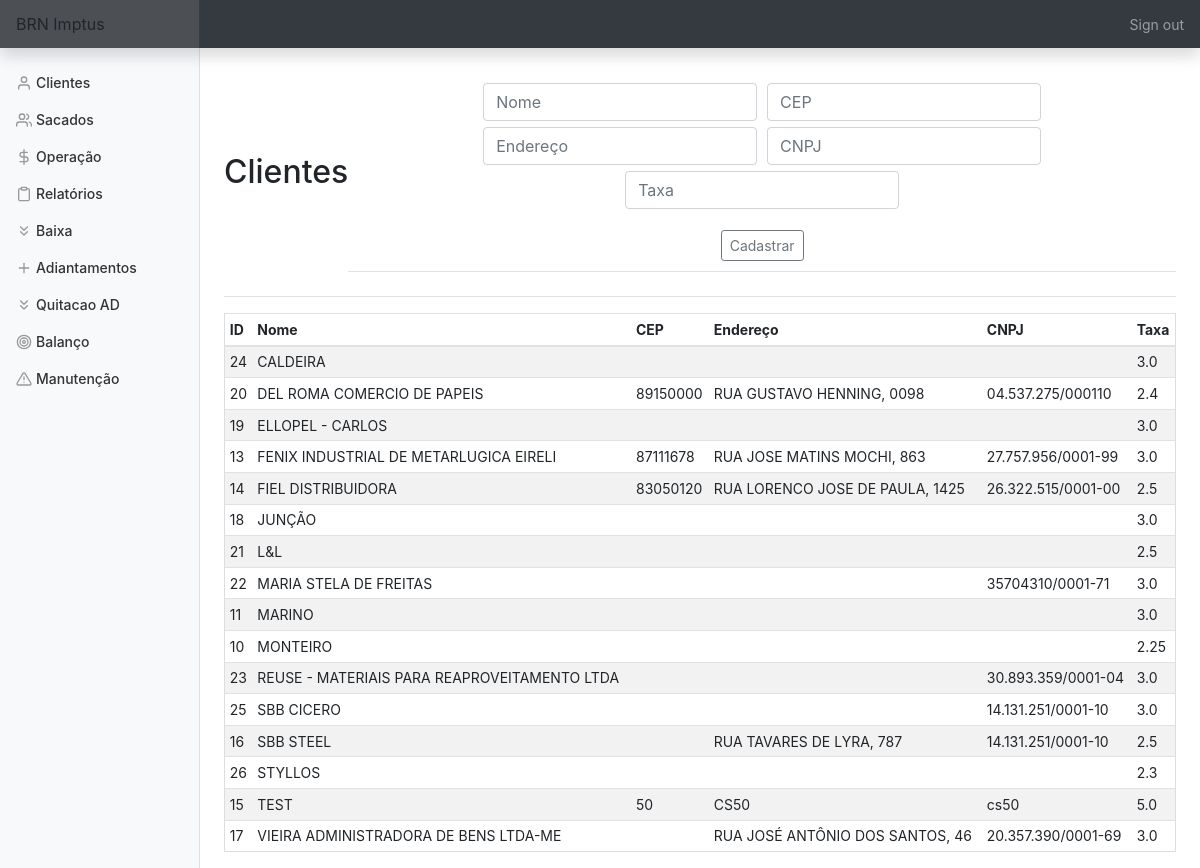
Page /clientes (signed in) on the committed database.
### tables this page shows
CREATE TABLE clientes (id INTEGER PRIMARY KEY AUTOINCREMENT NOT NULL,
						nome TEXT NOT NULL,
						cep TEXT NOT NULL,
						endereço TEXT NOT NULL, cnpj TEXT, taxa FLOAT);

### app.py (the view, shortened to what this page needs)
@app.route('/clientes', methods=['GET', 'POST'])
@login_required
def clientes():
    con = sqlite3.connect(DATABASE)
    con.row_factory = sqlite3.Row
    cur = con.cursor()
    if request.method == 'GET':
        cur.execute('SELECT * FROM clientes ORDER BY nome')
        rows = cur.fetchall()
        return render_template('clientes.html', rows=rows)

### app.py (called while the page is built)
@app.after_request
def after_request(response):
    response.headers["Cache-Control"] = "no-cache, no-store, must-revalidate"
    response.headers["Expires"] = 0
    response.headers["Pragma"] = "no-cache"
    return response

### helper.py (called while the page is built)
def login_required(f):
    @wraps(f)
    def decorated_function(*args, **kwargs):
        if session.get("user_id") is None:
            return redirect("/login")
        return f(*args, **kwargs)
    return decorated_function

### templates/clientes.html (shortened to what this page needs)
{% extends "layout.html" %}
{% block main %}
    <div class='d-flex justify-content-between flex-warp flex-md-nowrap align-items-center pt-3 pb-2 mb-3 border-bottom'>
        <h1 class='h2'>Clientes</h1>
        <div class='d-flex justify-content-between flex-warp flex-md-nowrap align-items-center pt-3 pb-2 mb-3 border-bottom'>
            <form action='clientes' method='POST'>
                <div class='form-group'>
                    <input title='Insira o nome/razão social do cliente' alt='Insira o nome/razão social do cliente' name='nome' autofocus class='form-control' placeholder='Nome' type='text' required>
                    <input title='Insira o cep do cliente' alt='Insira o cep do cliente'name='cep' autofocus class='form-control' placeholder='CEP' type='number'>
                    <input title='Insira o endereço do cliente' alt='Insira o endereço do cliente'name='endereco' autofocus class='form-control' placeholder='Endereço' type='text'>
                    <input title='Insira o cpf/cnpj do cliente' alt='Insira o cpf/cnpj do cliente'name='cnpj' autofocus class='form-control' placeholder='CNPJ' type='text'>
                    <input title='Insira a taxa negociada com o cliente' alt='Insira a taxa negociada com o cliente'name='tx' autofocus class='form-control' placeholder='Taxa' type='number' step='0.01' required>
                </div>
                <button type='submit' class='btn btn-sm btn-outline-secondary'>Cadastrar</button>
            </form>
        </div>
    </div>
    <div class='table-responsive'>
        <table class='table table-striped table-sm'>
            <thead>
                <tr>
                    <th>ID</th>
                    <th>Nome</th>
                    <th>CEP</th>
                    <th>Endereço</th>
                    <th>CNPJ</th>
                    <th>Taxa</th>
                </tr>
            </thead>
            <tbody>
                {% for row in rows %}
                    <tr>
                        <td>{{ row['id'] }}</td>
                        <td>{{ row['nome'] }}</td>
                        <td>{{ row['cep'] }}</td>
                        <td>{{ row['endereço'] }}</td>
                        <td>{{ row['cnpj'] }}</td>
                        <td>{{ row['taxa'] }}</td>
                    </tr>
                {% endfor %}
            </tbody>
        </table>
    </div>
{% endblock %}

### static/styles.css (style rules this page uses)
main .form-control { display: inline-block; width: auto; margin: 3px; }
main table { text-align: left; border-collapse: collapse; border-spacing: 0; width: 100%; border: 1px solid #ddd; }
main table td, th { text-align: left; padding: 16px; }
button { margin: 2px; }
body { font-size: .875rem; height:100%; }

### rows in the picture
clientes: id "24", nome "CALDEIRA", taxa "3.0"
clientes: id "20", nome "DEL ROMA COMERCIO DE PAPEIS", cep "89150000", endereço "RUA GUSTAVO HENNING, 0098", cnpj "04.537.275/000110", taxa "2.4"
clientes: id "19", nome "ELLOPEL - CARLOS", taxa "3.0"
clientes: id "13", nome "FENIX INDUSTRIAL DE METARLUGICA EIRELI", cep "87111678", endereço "RUA JOSE MATINS MOCHI, 863", cnpj "27.757.956/0001-99", taxa "3.0"
clientes: id "14", nome "FIEL DISTRIBUIDORA", cep "83050120", endereço "RUA LORENCO JOSE DE PAULA, 1425", cnpj "26.322.515/0001-00", taxa "2.5"
clientes: id "18", nome "JUNÇÃO", taxa "3.0"
clientes: id "21", nome "L&L", taxa "2.5"
clientes: id "22", nome "MARIA STELA DE FREITAS", cnpj "35704310/0001-71", taxa "3.0"
clientes: id "11", nome "MARINO", taxa "3.0"
clientes: id "10", nome "MONTEIRO", taxa "2.25"
clientes: id "23", nome "REUSE - MATERIAIS PARA REAPROVEITAMENTO LTDA", cnpj "30.893.359/0001-04", taxa "3.0"
clientes: id "25", nome "SBB CICERO", cnpj "14.131.251/0001-10", taxa "3.0"
clientes: id "16", nome "SBB STEEL", endereço "RUA TAVARES DE LYRA, 787", cnpj "14.131.251/0001-10", taxa "2.5"
clientes: id "26", nome "STYLLOS", taxa "2.3"
clientes: id "15", nome "TEST", cep "50", endereço "CS50", cnpj "cs50", taxa "5.0"
clientes: id "17", nome "VIEIRA ADMINISTRADORA DE BENS LTDA-ME", endereço "RUA JOSÉ ANTÔNIO DOS SANTOS, 46", cnpj "20.357.390/0001-69", taxa "3.0"
